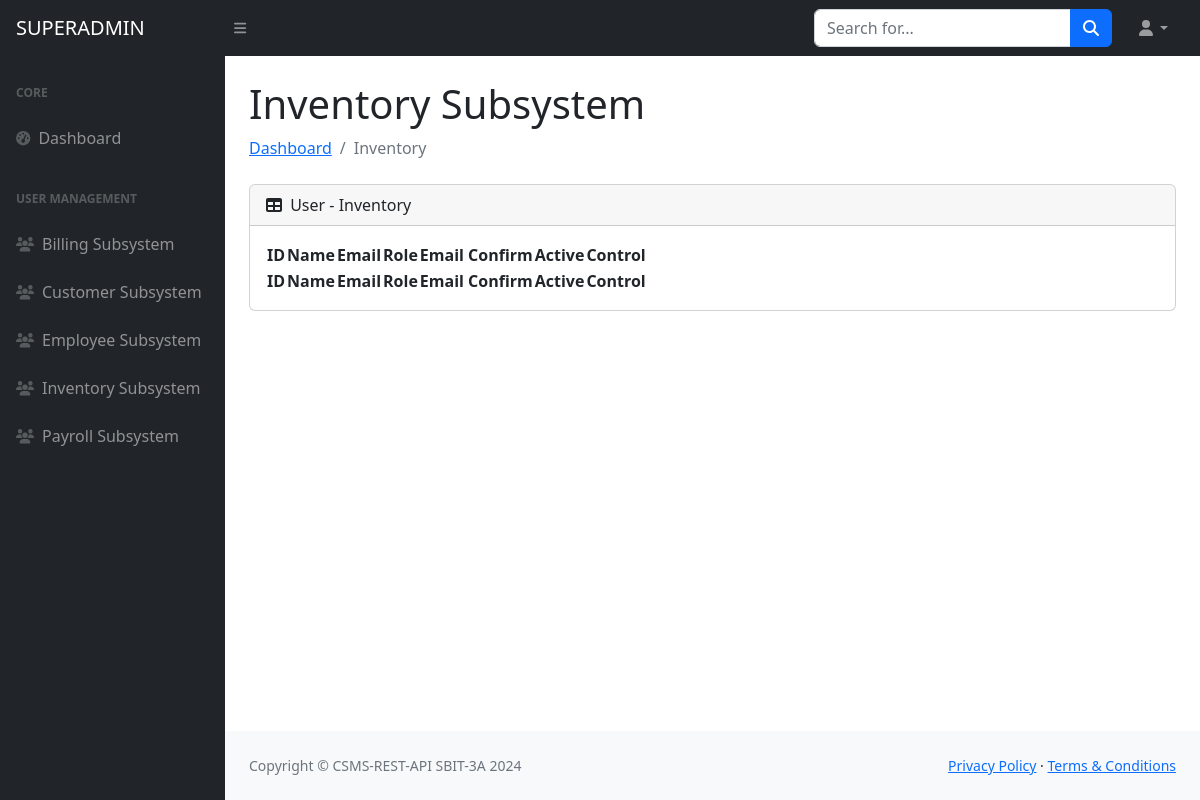
/superadmin/inventory, run on an earlier commit of the app's database.
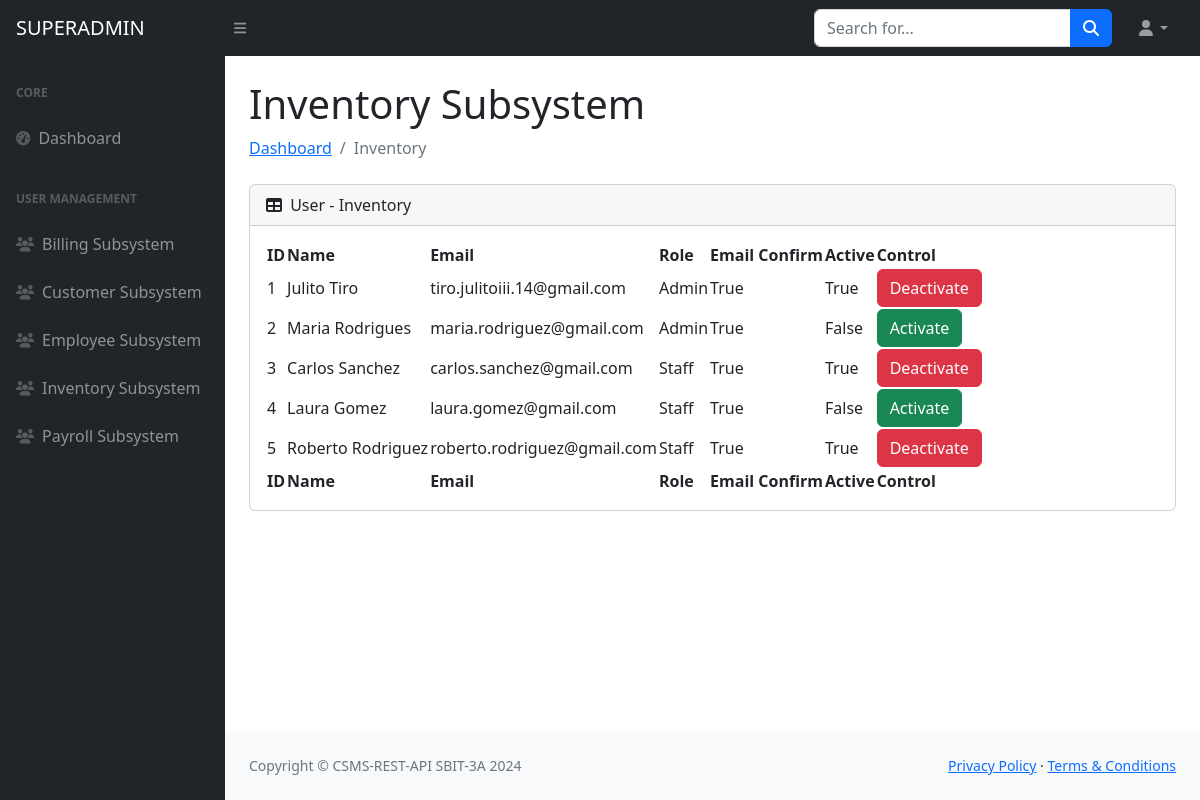
And on a later commit of the database.
### models/ccsms_models.py (models this page shows)
class InventoryAdminLogin(db.Model):
    __tablename__ = "inventory_admin_login_tbl"
    login_id = db.Column(db.Integer, primary_key=True)
    name = db.Column(db.String(50), nullable=True)
    email = db.Column(db.String(100), unique=True, nullable=False)
    password = db.Column(db.String(200), nullable=False)
    role = db.Column(db.String(50), nullable=False)
    is_active = db.Column(db.Boolean, default=False)
    email_confirm = db.Column(db.Boolean, default=False)

### routes/superadmin_routes.py (the view)
@superadmin_api.get("/superadmin/inventory")
def inventory_superadmin():
    inventory_admin_logins = InventoryAdminLogin.query.all()
    result = [
        {
            "login_id": entry.login_id,
            "name": entry.name,
            "email": entry.email,
            "role": entry.role,
            "is_active": entry.is_active,
            "email_confirm": entry.email_confirm
        }
        for entry in inventory_admin_logins
    ]
    return render_template("inventory_tables.html", result=result)

### templates/inventory_tables.html (shortened to what this page needs)
{% include "header.html" %}
{% include "nav_bar.html" %}
{% include "side_nav_bar.html" %}
            <div id="layoutSidenav_content">
                <main>
                    <div class="container-fluid px-4">
                        <h1 class="mt-4">Inventory Subsystem</h1>
                        <ol class="breadcrumb mb-4">
                            <li class="breadcrumb-item"><a href="{{ url_for('superadmin_api.dashboard_superadmin') }}">Dashboard</a></li>
                            <li class="breadcrumb-item active">Inventory</li>
                        </ol>
                        <div class="card mb-4">
                            <div class="card-header">
                                <i class="fas fa-table me-1"></i>
                                User - Inventory
                            </div>
                            <div class="card-body">
                                <table id="datatablesSimple">
                                    <thead>
                                        <tr>
                                            <th>ID</th>
                                            <th>Name</th>
                                            <th>Email</th>
                                            <th>Role</th>
                                            <th>Email Confirm</th>
                                            <th>Active</th>
                                            <th>Control</th>
                                        </tr>
                                    </thead>
                                    <tfoot>
                                        <tr>
                                            <th>ID</th>
                                            <th>Name</th>
                                            <th>Email</th>
                                            <th>Role</th>
                                            <th>Email Confirm</th>
                                            <th>Active</th>
                                            <th>Control</th>
                                        </tr>
                                    </tfoot>
                                    <tbody>
                                        {% for entry in result|sort(attribute='login_id') %}
                                            <tr>
                                                <td>{{ entry.login_id }}</td>
                                                <td>{{ entry.name }}</td>
                                                <td>{{ entry.email }}</td>
                                                <td>{{ entry.role }}</td>
                                                <td>{{ entry.email_confirm }}</td>
                                                <td>{{ entry.is_active }}</td>
                                                <td>
                                                    {% if entry.is_active %}
                                                        <button onclick="confirmDeactivate('{{ entry.login_id }}')" class="btn btn-danger">Deactivate</button>
                                                    {% else %}
                                                        <button onclick="confirmActivate('{{ entry.login_id }}')" class="btn btn-success">Activate</button>
                                                    {% endif %}
                                                </td>
                                            </tr>
                                        {% endfor %}
                                    </tbody>
                                </table>
                            </div>
                        </div>
                    </div>
                </main>
{% include "footer.html" %}

What changed in the data, as far as the page shows it:
added InventoryAdminLogin: login_id "1", name "Julito Tiro", email "tiro.julitoiii.14@gmail.com", role "Admin", email_confirm "True", is_active "True"
added InventoryAdminLogin: login_id "2", name "Maria Rodrigues", email "maria.rodriguez@gmail.com", role "Admin", email_confirm "True", is_active "False"
added InventoryAdminLogin: login_id "3", name "Carlos Sanchez", email "carlos.sanchez@gmail.com", role "Staff", email_confirm "True", is_active "True"
added InventoryAdminLogin: login_id "4", name "Laura Gomez", email "laura.gomez@gmail.com", role "Staff", email_confirm "True", is_active "False"
added InventoryAdminLogin: login_id "5", name "Roberto Rodriguez", email "roberto.rodriguez@gmail.com", role "Staff", email_confirm "True", is_active "True"
